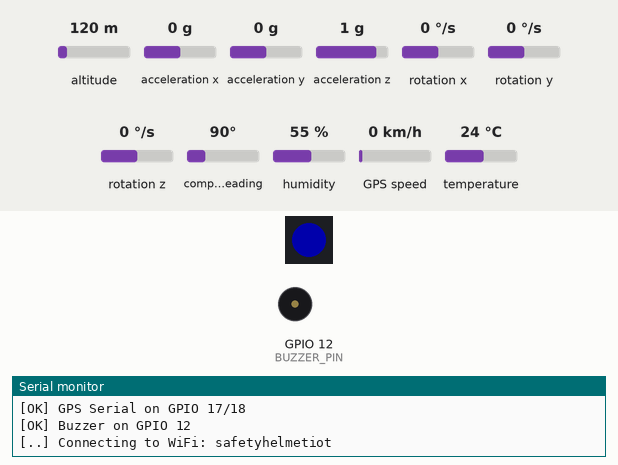
This sketch was run on a simulated ESP32-S3. Parts: 1 RGB LEDs in strip order, left to right, buzzer (waves = sounding), the last lines printed to the serial monitor. Inputs (shaded band) come from the test bench; at power-on: temperature 24 °C, altitude 120 m, acceleration x 0 g, acceleration y 0 g, acceleration z 1 g, rotation x 0 °/s, rotation y 0 °/s, rotation z 0 °/s, compass heading 90°, humidity 55 %, GPS speed 0 km/h. Dim RGB values are drawn brighter than linear; WiFi joins after 1.5 s; servers stay silent unless stated; the local clock reads 2024-03-15 10:24:30 at power-on unless the sketch sets it; the GPS gets a fix after 3 s at 37.7749, -122.4194 with 8 satellites.

Above: at 0.1 s.
At 3.5 s:
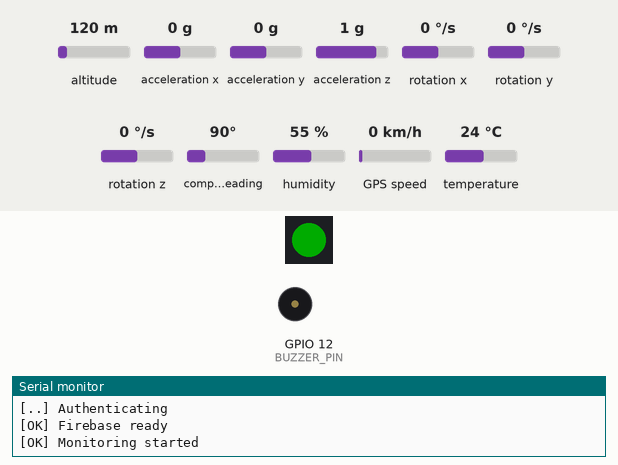
3.6 s: temperature set to 34.4 °C
6.6 s: temperature set to 35.7 °C
At 11.3 s:
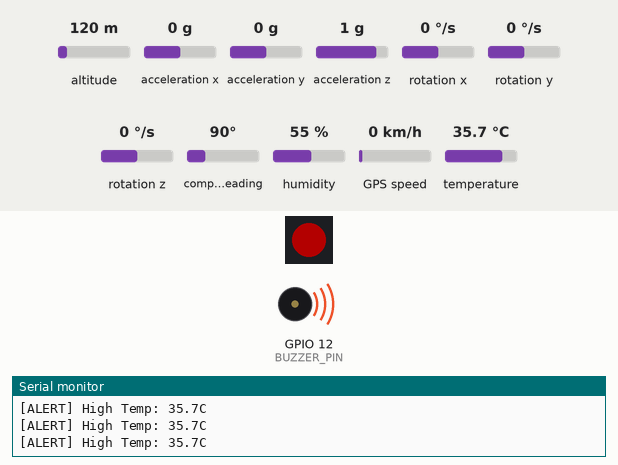
Timing chart, 0 to 17.3 s (numbered marks = the images above; inputs shaded):
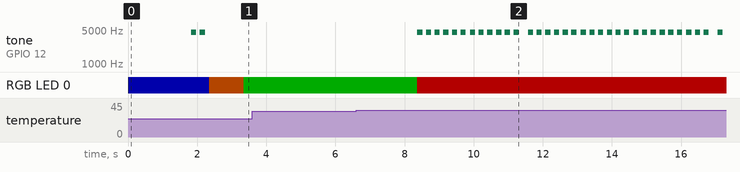

Measured:
- the behaviour switches between 35 and 35.1 °C on temperature (found by bisection; images 1 and 2)
- after the input at 6.6 s, tone on GPIO 12 (BUZZER_PIN): plays 4500 Hz for 0.15 s, 4500 Hz for 0.15 s, 4500 Hz for 0.15 s, 4500 Hz for 0.15 s, 4500 Hz for 0.15 s, 4500 Hz for 0.15 s … (34 notes in this stretch), starting after 1.8 s; RGB LED 0: RGB(0, 47, 0) → RGB(60, 0, 0) after 1.8 s

The sketch:

safety_helmet_iot.ino
```cpp
/*
 * Program ID: safety_helmet_iot.INO
 * Program by:
 *
 *    Version: 1.0
 *
 *        MCU: Waveshare ESP32 S3 Zero
 *
 *    Details:
 *
 *             PIN ASSIGNMENTS:
 *                 GPIO 4  - AM2302 (DHT22) Data
 *                 GPIO 8  - MPU6050 SDA
 *                 GPIO 9  - MPU6050 SCL
 *                 GPIO 12 - Buzzer
 *                 GPIO 17 - GPS NEO-6M RX (ESP32 RX <- GPS TX)
 *                 GPIO 18 - GPS NEO-6M TX (ESP32 TX -> GPS RX)
 *                 GPIO 21 - WS2812 RGB LED
 *
 *             LIBRARIES REQUIRED:
 *                 DHT sensor library (Adafruit)
 *                 Adafruit Unified Sensor
 *                 MPU6050 by Electronic Cats
 *                 TinyGPSPlus by Mikal Hart
 *                 Adafruit NeoPixel
 *                 ArduinoJson by Benoit Blanchon
 *                 Firebase ESP Client by Mobizt
 */

#include <WiFi.h>
#include <Firebase_ESP_Client.h>
#include <addons/TokenHelper.h>
#include <addons/RTDBHelper.h>
#include <DHT.h>
#include <Wire.h>
#include <MPU6050.h>
#include <TinyGPSPlus.h>
#include <Adafruit_NeoPixel.h>
#include <math.h>
#include <time.h>

// ============================================================
// WIFI CREDENTIALS
// ============================================================
#define WIFI_SSID      "safetyhelmetiot"
#define WIFI_PASSWORD  "safetyhelmet2026"

// ============================================================
// FIREBASE CREDENTIALS
// ============================================================
#define API_KEY        "AIzaSyBObItlAdigV3Bd5YISWDhHAeptYc3F7x0"
#define DATABASE_URL   "https://safetyhelmetiot-3dfeb-default-rtdb.firebaseio.com"

// ============================================================
// HELMET ID - Change for each helmet
// ============================================================
#define HELMET_ID      "HELMET_001"

// ============================================================
// PIN DEFINITIONS
// ============================================================
#define DHT_PIN        4
#define DHT_TYPE       DHT22
#define SDA_PIN        8
#define SCL_PIN        9
#define BUZZER_PIN     12
#define GPS_RX_PIN     17
#define GPS_TX_PIN     18
#define LED_PIN        21
#define NUM_LEDS       1

// ============================================================
// OBJECTS
// ============================================================
DHT               dht(DHT_PIN, DHT_TYPE);
MPU6050           mpu;
TinyGPSPlus       gps;
HardwareSerial    gpsSerial(1);
Adafruit_NeoPixel pixel(NUM_LEDS, LED_PIN, NEO_GRB + NEO_KHZ800);
FirebaseData      fbdo;
FirebaseData      fbdoSettings;
FirebaseAuth      auth;
FirebaseConfig    config;

// ============================================================
// SENSOR DATA
// ============================================================
float   temperature = 0.0;
float   humidity    = 0.0;
float   accelX      = 0.0;
float   accelY      = 0.0;
float   accelZ      = 0.0;
float   gyroX       = 0.0;
float   gyroY       = 0.0;
float   gyroZ       = 0.0;
float   gForce      = 1.0;
double  latitude    = 0.0;
double  longitude   = 0.0;
int     satellites  = 0;
bool    gpsValid    = false;
bool    fallen      = false;

// ============================================================
// THRESHOLDS (loaded from Firebase /settings/thresholds)
// ============================================================
float tempThreshold   = 35.0;
float gforceThreshold = 2.5;

// ============================================================
// TIMING
// ============================================================
unsigned long lastUpdate      = 0;
unsigned long lastThreshFetch = 0;
const long    UPDATE_INTERVAL = 5000;   // 5 seconds
const long    THRESH_INTERVAL = 30000;  // 30 seconds

// ============================================================
// LED COLORS
// ============================================================
uint32_t COLOR_GREEN  = pixel.Color(0,   200, 0);
uint32_t COLOR_ORANGE = pixel.Color(255, 100, 0);
uint32_t COLOR_RED    = pixel.Color(255, 0,   0);
uint32_t COLOR_BLUE   = pixel.Color(0,   0,   200);

// ============================================================
// SETUP
// ============================================================
void setup() {
  Serial.begin(115200);
  Serial.println("\n=============================");
  Serial.println("Safety Helmet IoT - Starting");
  Serial.println("ESP32-S3 Zero | " + String(HELMET_ID));
  Serial.println("=============================");

  // LED
  pixel.begin();
  pixel.setBrightness(60);
  setLED(COLOR_BLUE);

  // DHT22
  dht.begin();
  Serial.println("[OK] DHT22 initialized on GPIO 4");

  // MPU6050
  Wire.begin(SDA_PIN, SCL_PIN);
  mpu.initialize();
  if (mpu.testConnection()) {
    Serial.println("[OK] MPU6050 connected on GPIO 8/9");
  } else {
    Serial.println("[FAIL] MPU6050 not found");
  }

  // GPS
  gpsSerial.begin(9600, SERIAL_8N1, GPS_RX_PIN, GPS_TX_PIN);
  Serial.println("[OK] GPS Serial on GPIO 17/18");

  // Buzzer
  pinMode(BUZZER_PIN, OUTPUT);
  noTone(BUZZER_PIN);
  Serial.println("[OK] Buzzer on GPIO 12");

  // WiFi
  connectWiFi();

  // Firebase - Anonymous auth
  config.api_key               = API_KEY;
  config.database_url          = DATABASE_URL;
  config.token_status_callback = tokenStatusCallback;
  Firebase.signUp(&config, &auth, "", "");
  Firebase.begin(&config, &auth);
  Firebase.reconnectWiFi(true);
  Serial.println("[OK] Firebase initialized");

  // Wait for Firebase ready
  Serial.print("[..] Authenticating");
  int authWait = 0;
  while (!Firebase.ready() && authWait < 20) {
    delay(500);
    Serial.print(".");
    authWait++;
  }
  Serial.println();

  if (Firebase.ready()) {
    Serial.println("[OK] Firebase ready");
    Firebase.RTDB.setString(&fbdo, "/helmets/" + String(HELMET_ID) + "/status", "online");
    fetchThresholds();
    beep(2);
    setLED(COLOR_GREEN);
  } else {
    Serial.println("[WARN] Firebase not ready");
    beep(1);
  }

  Serial.println("[OK] Monitoring started");
}

// ============================================================
// MAIN LOOP
// ============================================================
void loop() {
  unsigned long now = millis();

  // Feed GPS
  while (gpsSerial.available()) {
    gps.encode(gpsSerial.read());
  }

  // Read sensors
  readDHT();
  readMPU();
  readGPS();

  // Check alerts
  checkAlerts();

  // Upload every 5 seconds
  if (now - lastUpdate >= UPDATE_INTERVAL) {
    lastUpdate = now;
    uploadData();
  }

  // Refresh thresholds every 30 seconds
  if (now - lastThreshFetch >= THRESH_INTERVAL) {
    lastThreshFetch = now;
    fetchThresholds();
  }
}

// ============================================================
// WIFI
// ============================================================
void connectWiFi() {
  Serial.print("[..] Connecting to WiFi: ");
  Serial.println(WIFI_SSID);
  WiFi.begin(WIFI_SSID, WIFI_PASSWORD);
  int attempts = 0;
  while (WiFi.status() != WL_CONNECTED && attempts < 40) {
    delay(500);
    Serial.print(".");
    attempts++;
  }
  if (WiFi.status() == WL_CONNECTED) {
    Serial.println("\n[OK] WiFi: " + WiFi.localIP().toString());
    // Sync time via NTP
    configTime(28800, 0, "pool.ntp.org"); // UTC+8 Philippines
    Serial.print("[..] Syncing NTP time");
    int ntpWait = 0;
    while (time(nullptr) < 100000 && ntpWait < 20) {
      delay(500);
      Serial.print(".");
      ntpWait++;
    }
    Serial.println("\n[OK] Time synced: " + String(time(nullptr)));
  } else {
    Serial.println("\n[WARN] WiFi failed - will retry on next upload");
  }
}

// ============================================================
// SENSORS
// ============================================================
void readDHT() {
  float t = dht.readTemperature();
  float h = dht.readHumidity();
  if (!isnan(t) && !isnan(h)) {
    temperature = t;
    humidity    = h;
  }
}

void readMPU() {
  int16_t ax, ay, az, gx, gy, gz;
  mpu.getMotion6(&ax, &ay, &az, &gx, &gy, &gz);
  accelX = ax / 16384.0;
  accelY = ay / 16384.0;
  accelZ = az / 16384.0;
  gyroX  = gx / 131.0;
  gyroY  = gy / 131.0;
  gyroZ  = gz / 131.0;
  gForce = sqrt(accelX * accelX + accelY * accelY + accelZ * accelZ);
}

void readGPS() {
  if (gps.location.isValid() && gps.location.age() < 2000) {
    latitude  = gps.location.lat();
    longitude = gps.location.lng();
    gpsValid  = true;
  } else {
    gpsValid = false;
  }
  satellites = gps.satellites.isValid() ? gps.satellites.value() : 0;
}

// ============================================================
// ALERT CHECKING
// ============================================================
void checkAlerts() {
  bool alert = false;
  fallen = false;

  if (gForce > gforceThreshold) {
    fallen = true;
    alert  = true;
    Serial.println("[ALERT] High G-Force: " + String(gForce, 2) + "G");
  }

  if (temperature > tempThreshold) {
    alert = true;
    Serial.println("[ALERT] High Temp: " + String(temperature, 1) + "C");
  }

  if (alert) {
    setLED(COLOR_RED);
    beep(3);
  } else {
    setLED(gpsValid ? COLOR_GREEN : COLOR_ORANGE);
  }
}

// ============================================================
// BUZZER
// ============================================================
void beep(int times) {
  for (int i = 0; i < times; i++) {
    tone(BUZZER_PIN, 4500);
    delay(150);
    noTone(BUZZER_PIN);
    delay(100);
  }
}

// ============================================================
// LED
// ============================================================
void setLED(uint32_t color) {
  pixel.setPixelColor(0, color);
  pixel.show();
}

// ============================================================
// FIREBASE UPLOAD
// ============================================================
void uploadData() {
  if (WiFi.status() != WL_CONNECTED) {
    connectWiFi();
    return;
  }

  if (!Firebase.ready()) {
    Serial.println("[WARN] Firebase not ready");
    return;
  }

  String path = "/helmets/" + String(HELMET_ID);

  FirebaseJson json;
  json.set("status",      "online");
  json.set("temperature", temperature);
  json.set("humidity",    humidity);
  json.set("gforce",      gForce);
  json.set("accelX",      accelX);
  json.set("accelY",      accelY);
  json.set("accelZ",      accelZ);
  json.set("gyroX",       gyroX);
  json.set("gyroY",       gyroY);
  json.set("gyroZ",       gyroZ);
  json.set("fallen",      fallen);
  json.set("lastSeen",    (int)time(nullptr));

  FirebaseJson locJson;
  locJson.set("latitude",   latitude);
  locJson.set("longitude",  longitude);
  locJson.set("satellites", satellites);
  locJson.set("valid",      gpsValid);
  json.set("location", locJson);

  if (Firebase.RTDB.updateNode(&fbdo, path, &json)) {
    Serial.println("[OK] Upload | T:" + String(temperature, 1) +
                   "C H:" + String(humidity, 1) +
                   "% G:" + String(gForce, 2) +
                   "G GPS:" + String(gpsValid ? "Fix" : "NoFix"));
  } else {
    Serial.println("[FAIL] " + fbdo.errorReason());
  }
}

// ============================================================
// FETCH THRESHOLDS
// ============================================================
void fetchThresholds() {
  if (!Firebase.ready()) return;

  if (Firebase.RTDB.getJSON(&fbdoSettings, "/settings/thresholds")) {
    FirebaseJson    &json = fbdoSettings.jsonObject();
    FirebaseJsonData result;

    json.get(result, "temperature");
    if (result.success) tempThreshold = result.floatValue;

    json.get(result, "gforce");
    if (result.success) gforceThreshold = result.floatValue;

    Serial.println("[OK] Thresholds | T:" + String(tempThreshold) +
                   "C G:" + String(gforceThreshold) + "G");
  }
}
```
